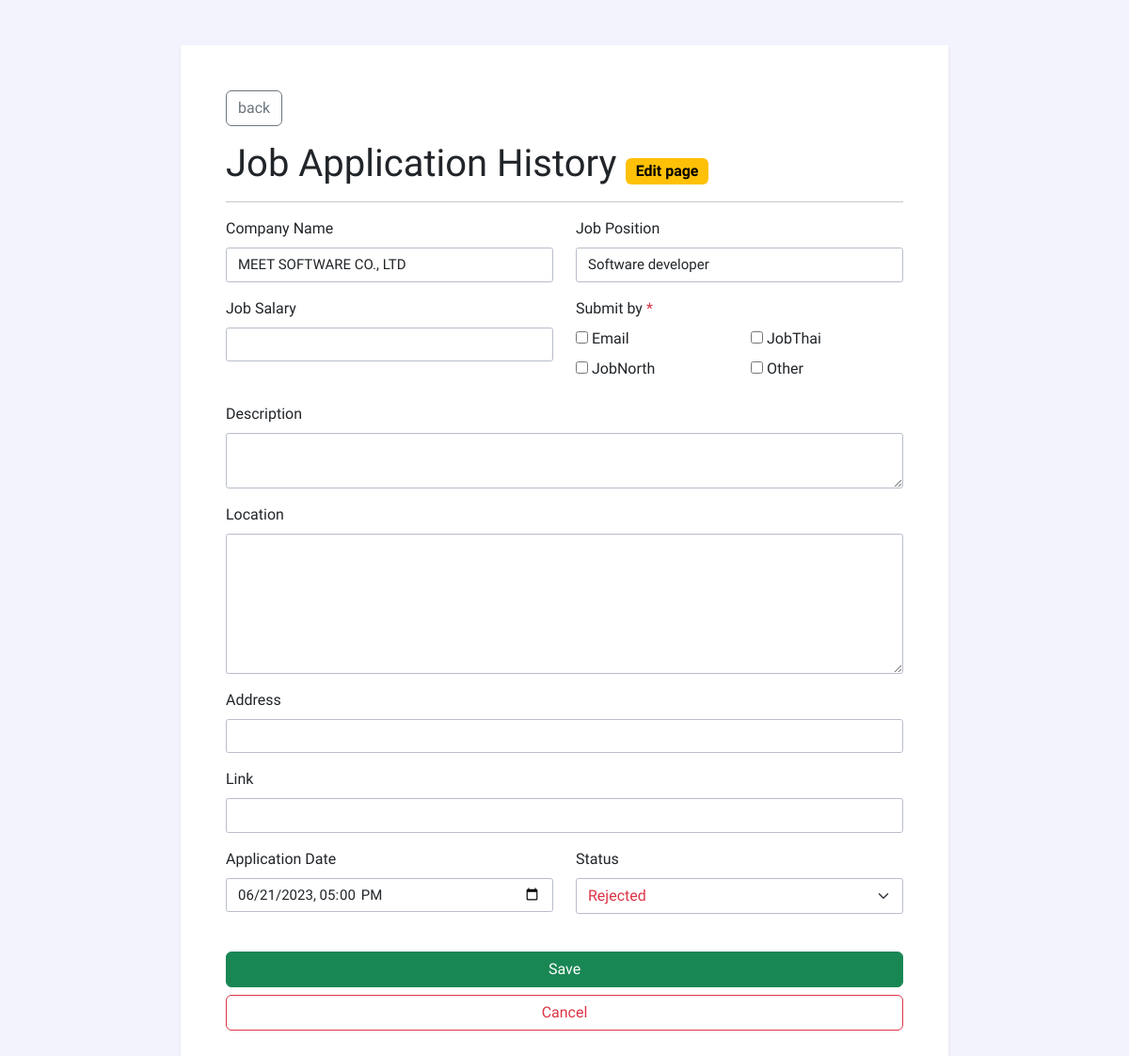
/edit.php?edit_id=1, run on the app's committed database.
### tables this page shows
CREATE TABLE `jobhistory` (
  `id` int(11) NOT NULL,
  `company_name` varchar(255) NOT NULL,
  `job_position` varchar(255) NOT NULL,
  `job_salary` varchar(255) DEFAULT NULL,
  `submit_by1` varchar(255) DEFAULT NULL,
  `submit_by2` varchar(255) DEFAULT NULL,
  `submit_by3` varchar(255) DEFAULT NULL,
  `submit_by4` varchar(255) DEFAULT NULL,
  `description` varchar(255) DEFAULT NULL,
  `location` varchar(1023) DEFAULT NULL,
  `address` varchar(255) DEFAULT NULL,
  `link` varchar(255) DEFAULT NULL,
  `application_date` timestamp NOT NULL DEFAULT current_timestamp() ON UPDATE current_timestamp(),
  `job_status` varchar(255) DEFAULT NULL
);

### edit.php (the view, shortened to what this page needs)
<?php
require_once('process/config.php');
if (isset($_GET['edit_id'])) {
  $id = $_GET['edit_id'];
  $stmt = $db->query("SELECT * FROM jobhistory WHERE id = $id");
  $stmt->execute();
  $job_history = $stmt->fetch();
}
?>
<!DOCTYPE html>
<html lang="en">
<head>
  <link rel="stylesheet" href="css/bootstrap.min.css" />
  <link rel="stylesheet" href="css/styles.css" />
</head>
<body>
  <div class="container my-5">
    <div class="bg-white shadow-sm p-md-5 p-2">
      <a href="index.php" class="btn btn-outline-secondary mb-3">back</a>
      <h1 class="">Job Application History <span class="fs-6 badge text-bg-warning">Edit page</span></h1>
      <hr class="mb-3">
      <form method="POST" action="process/edit.php" class="row">
        <div class="col-12 col-md-6 mb-3">
          <label for="companyName" class="form-label">Company Name</label>
          <input type="text" class="form-control" name="companyName" id="companyName" required value="<?php echo $job_history['company_name']; ?>" />
        </div>
        <div class="col-12 col-md-6 mb-3">
          <label for="jobPosition" class="form-label">Job Position</label>
          <input type="text" class="form-control" name="jobPosition" id="jobPosition" required value="<?php echo $job_history['job_position']; ?>" />
        </div>
        <div class="col-12 col-md-6 mb-3">
          <label for="jobPosition" class="form-label">Job Salary</label>
          <input type="text" class="form-control" name="jobSaraly" id="jobSaraly" value="<?php echo $job_history['job_salary']; ?>" />
        </div>
        <div class="col-12 col-md-6 mb-3">
          <label for="" class="form-label">Submit by <span class="text-danger">*</span></label><br>
          <div class="row">
            <div class="col-6">
              <div class="form-check-inline">
                <input type="checkbox" name="submit_by1" id="submitBy_email" value="Email" <?php if($job_history['submit_by1'] == "Email") echo "checked"; ?>>
                <label for="submitBy_email" class="form-label fw-light">Email</label>
              </div>
              <div class="form-check-inline">
                <input type="checkbox" name="submit_by2" id="submitBy_jobnorth" value="JobNorth" <?php if($job_history['submit_by2'] == "JobNorth") echo "checked"; ?>>
                <label for="submitBy_jobnorth" class="form-label fw-light">JobNorth</label>
              </div>
            </div>
            <div class="col-6">
              <div class="form-check-inline">
                <input type="checkbox" name="submit_by3" id="submitBy_jobthai" value="JobThai" <?php if($job_history['submit_by3'] == "JobThai") echo "checked"; ?>>
                <label for="submitBy_jobthai" class="form-label fw-light">JobThai</label>
              </div>
              <div class="form-check-inline">
                <input type="checkbox" name="submit_by4" id="submitBy_other" value="Other" <?php if($job_history['submit_by4'] == "Other") echo "checked"; ?>>
                <label for="submitBy_other" class="form-label fw-light">Other</label>
              </div>
            </div>
          </div>
        </div>
        <div class="col-12 mb-3">
          <label for="description" class="form-label">Description</label>
          <textarea class="form-control" name="description" id="description" rows="2"><?php echo $job_history['description']; ?></textarea>
        </div>
        <div class="col-12 mb-3">
          <label for="location" class="form-label">Location</label>
          <textarea class="form-control" name="location" id="location" rows="6"><?php echo $job_history['location'] ?></textarea>
        </div>
        <div class="col-12 mb-3">
          <label for="address" class="form-label">Address</label>
          <input type="text" class="form-control" name="address" id="address" value="<?php echo $job_history['address'] ?>">
        </div>
        <div class="col-12 mb-3">
          <label for="address" class="form-label">Link</label>
          <input type="text" class="form-control" name="link" id="link" value="<?php echo $job_history['link'] ?>">
        </div>
        <div class="col-12 col-md-6 mb-3">
          <label for="applicationDate" class="form-label">Application Date</label>
          <input type="datetime-local" class="form-control" name="applicationDate" id="applicationDate" required value="<?php echo $job_history['application_date']; ?>" />
        </div>
        <div class="col-12 col-md-6 mb-3">
          <label for="status" class="form-label">Status</label>
          <select class="form-select <?php include('color.php'); ?>" name="jobStatus" id="status" required>
            <option value="rejected" class="text-danger" <?php if ($job_history['job_status'] == "rejected") echo "selected" ?>>Rejected</option>
          </select>
        </div>
        <div class="col-12 mt-4">
          <button type="submit" name="submit" class="btn btn-success w-100">Save</button>
          <a href="index.php" class="btn btn-outline-danger w-100 mt-2">Cancel</a>
        </div>
      </form>
    </div>
  </div>
</body>
</html>

### css/styles.css (style rules this page uses)
:root { --bs-border-color: #b8bdc9; --bs-indigo-rgb: #6610f2; --bs-purple-rgb: #6f42c1; --bs-pink-rgb: #e83e8c; }
body { background-color: #f3f3fe; font-family: "Sarabun", sans-serif; font-weight: 300; }
.form-label { font-weight: 400; }
.form-control { --bs-border-radius: 0.175rem; font-weight: 300; font-size: 15px; }
.form-select { --bs-border-radius: 0.175rem; }

### edit.php (style rules this page uses)
.container { max-width: 840px; }

### data on the page
jobhistory: companyName "MEET SOFTWARE CO., LTD", jobPosition "Software developer", applicationDate "06/21/2023 17:00", jobStatus "Rejected"
